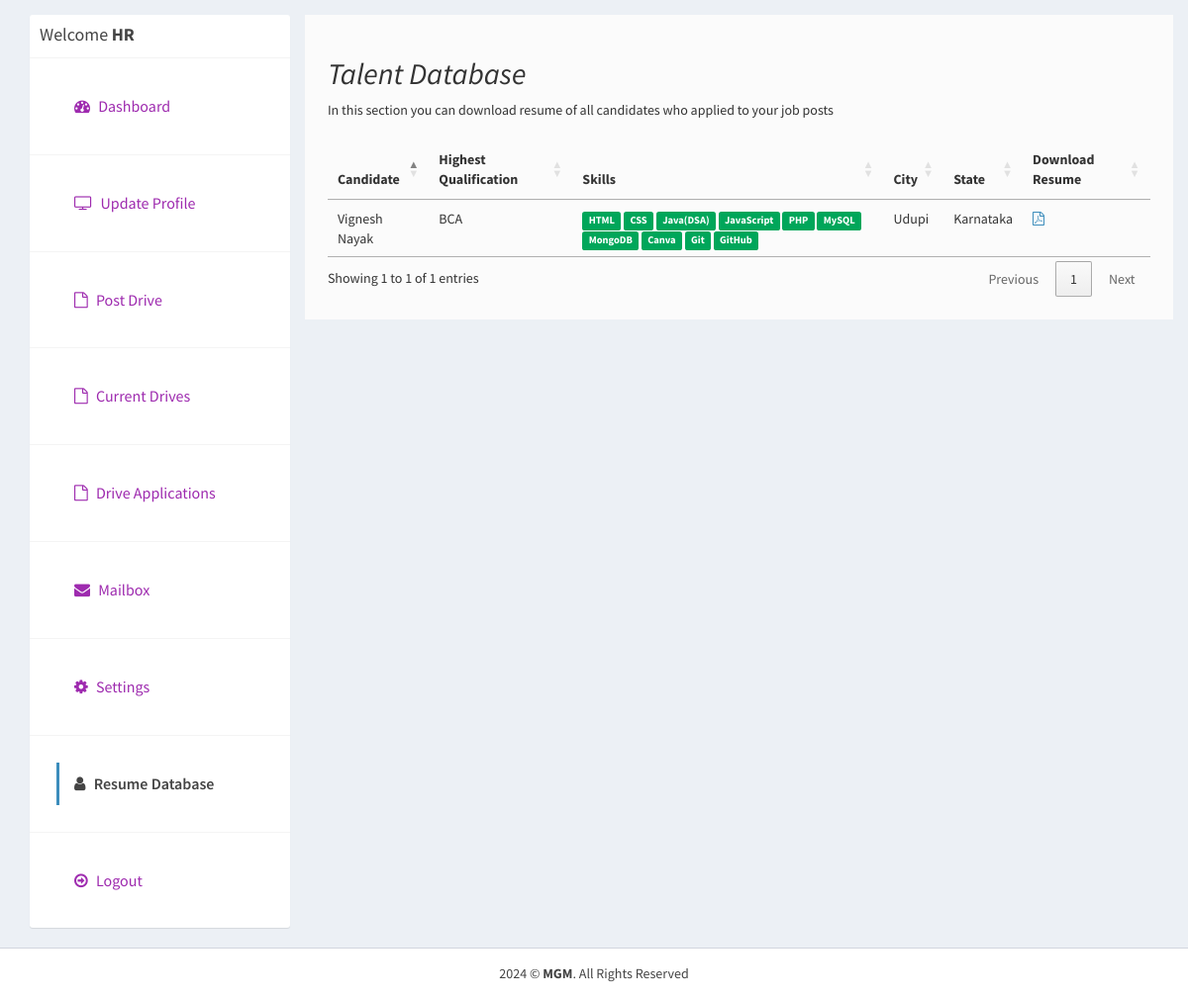
/company/resume-database.php (signed in), run on the app's committed database.
### tables this page shows
CREATE TABLE IF NOT EXISTS `users` (
  `id_user` int NOT NULL AUTO_INCREMENT,
  `firstname` varchar(255) NOT NULL,
  `lastname` varchar(255) NOT NULL,
  `email` varchar(255) NOT NULL,
  `password` varchar(255) NOT NULL,
  `address` text,
  `city` varchar(255) DEFAULT NULL,
  `state` varchar(255) DEFAULT NULL,
  `contactno` varchar(255) DEFAULT NULL,
  `qualification` varchar(255) DEFAULT NULL,
  `stream` varchar(255) DEFAULT NULL,
  `passingyear` varchar(255) DEFAULT NULL,
  `dob` varchar(255) DEFAULT NULL,
  `age` varchar(255) DEFAULT NULL,
  `designation` varchar(255) DEFAULT NULL,
  `resume` varchar(255) DEFAULT NULL,
  `hash` varchar(255) DEFAULT NULL,
  `active` int NOT NULL DEFAULT '2',
  `aboutme` text,
  `skills` text,
  `hsc` varchar(200) NOT NULL,
  `ssc` int NOT NULL,
  `ug` int NOT NULL,
  `pg` int NOT NULL,
  PRIMARY KEY (`id_user`),
  UNIQUE KEY `email` (`email`)
);

### company/resume-database.php (the view, shortened to what this page needs)
<?php
require_once("../db.php");
?>
<!DOCTYPE html>
<html>
<head>
  <link rel="stylesheet" href="https://cdnjs.cloudflare.com/ajax/libs/twitter-bootstrap/3.3.7/css/bootstrap.min.css">
  <link rel="stylesheet" href="https://cdnjs.cloudflare.com/ajax/libs/font-awesome/4.7.0/css/font-awesome.min.css">
  <link rel="stylesheet" href="https://cdnjs.cloudflare.com/ajax/libs/ionicons/2.0.1/css/ionicons.min.css">
  <link rel="stylesheet" href="https://cdn.datatables.net/1.10.15/css/jquery.dataTables.min.css">
  <link rel="stylesheet" href="../css/AdminLTE.min.css">
  <link rel="stylesheet" href="../css/_all-skins.min.css">
  <link rel="stylesheet" href="../css/custom.css">
</head>
<body class="hold-transition skin-green sidebar-mini">
  <div class="wrapper">
    <div class="content-wrapper" style="margin-left: 0px;">
      <section id="candidates" class="content-header">
        <div class="container">
          <div class="row">
            <div class="col-md-3">
              <div class="box box-solid">
                <div class="box-header with-border">
                  <h3 class="box-title">Welcome <b><?php echo $_SESSION['name']; ?></b></h3>
                </div>
                <div class="box-body no-padding">
                  <ul class="nav nav-pills nav-stacked">
                    <li><a href="index.php"><i class="fa fa-dashboard"></i> Dashboard</a></li>
                    <li><a href="edit-company.php"><i class="fa fa-tv"></i> Update Profile</a></li>
                    <li><a href="create-job-post.php"><i class="fa fa-file-o"></i> Post Drive</a></li>
                    <li><a href="my-job-post.php"><i class="fa fa-file-o"></i> Current Drives</a></li>
                    <li><a href="job-applications.php"><i class="fa fa-file-o"></i> Drive Applications</a></li>
                    <li><a href="mailbox.php"><i class="fa fa-envelope"></i> Mailbox</a></li>
                    <li><a href="settings.php"><i class="fa fa-gear"></i> Settings</a></li>
                    <li class="active"><a href="resume-database.php"><i class="fa fa-user"></i> Resume Database</a></li>
                    <li><a href="../logout.php"><i class="fa fa-arrow-circle-o-right"></i> Logout</a></li>
                  </ul>
                </div>
              </div>
            </div>
            <div class="col-md-9 bg-white padding-2">
              <h2><i>Talent Database</i></h2>
              <p>In this section you can download resume of all candidates who applied to your job posts</p>
              <div class="row margin-top-20">
                <div class="col-md-12">
                  <div class="box-body table-responsive no-padding">
                    <table id="example2" class="table table-hover">
                      <thead>
                        <th>Candidate</th>
                        <th>Highest Qualification</th>
                        <th>Skills</th>
                        <th>City</th>
                        <th>State</th>
                        <th>Download Resume</th>
                      </thead>
                      <tbody>
                        <?php
                        $sql = "SELECT users.* FROM job_post INNER JOIN apply_job_post ON job_post.id_jobpost=apply_job_post.id_jobpost  INNER JOIN users ON users.id_user=apply_job_post.id_user WHERE apply_job_post.id_company='$_SESSION[id_company]' GROUP BY users.id_user";
                        $result = $conn->query($sql);
                        if ($result->num_rows > 0) {
                          while ($row = $result->fetch_assoc()) {
                            $skills = $row['skills'];
                            $skills = explode(',', $skills);
                        ?>
                            <tr>
                              <td><?php echo $row['firstname'] . ' ' . $row['lastname']; ?></td>
                              <td><?php echo $row['qualification']; ?></td>
                              <td>
                                <?php
                                foreach ($skills as $value) {
                                  echo ' <span class="label label-success">' . $value . '</span>';
                                }
                                ?>
                              </td>
                              <td><?php echo $row['city']; ?></td>
                              <td><?php echo $row['state']; ?></td>
                              <td><a href="../uploads/resume/<?php echo $row['resume']; ?> " download="<?php echo $row['firstname'] . ' Resume'; ?>"><i class="fa fa-file-pdf-o"></i></a></td>
                            </tr>
                        <?php
                          }
                        }
                        ?>
                      </tbody>
                    </table>
                  </div>
                </div>
              </div>
            </div>
          </div>
        </div>
      </section>
    </div>
    <footer class="main-footer" style="margin-left: 0px;">
      <div class="text-center">
      2024  &copy; <strong><span>MGM</span></strong>. All Rights Reserved
      </div>
    </footer>
  </div>
</body>
</html>

### css/custom.css (style rules this page uses)
.margin-top-20 { margin-top: 20px; }
.padding-2 { padding: 2%; }
.bg-white { background-color:#fbfbfb; margin-left: 0%; }
.box { font-size: medium; font-family: sans-serif; }
li { color: aqua; }

### data on the page
users: firstname "Vignesh", lastname "Nayak", qualification "BCA", skills "HTML", skills "CSS", skills "Java(DSA)", skills "JavaScript", skills "PHP", skills "MySQL", skills "MongoDB", skills "Canva", skills "Git", skills "GitHub", city "Udupi", state "Karnataka"

### other printed values
$_SESSION['name'] "HR"
